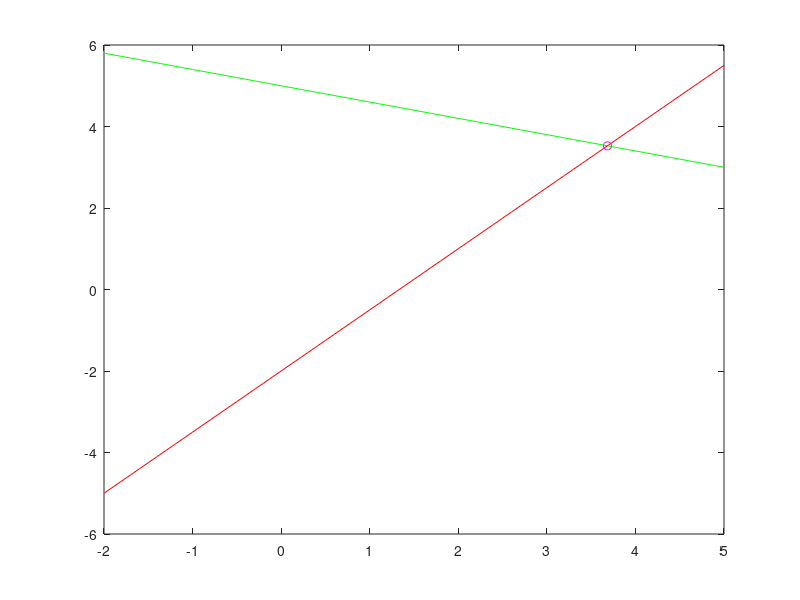

Source code (MATLAB):
clear all
close all
clc

x=-2:0.1:5
y1=5-2/5*x;
y2=-2+3/2*x;
plot(x,y1,'-g')
hold on
plot(x,y2,'-r')
M=[2/5 1;-3/2 1];
e=[5;-2];
c=M\e;

plot(c(1),c(2),'om')